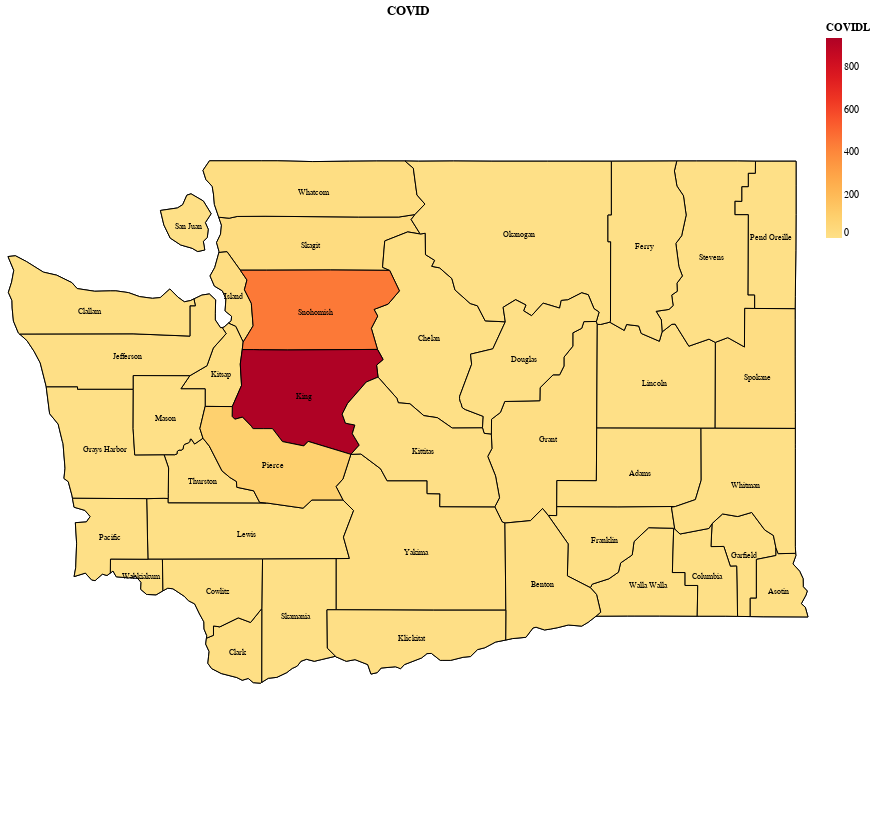

This figure's notebook cell:
### Code cell
#hide_input
def gen_map(geodata, color_column, title, tooltip):
    '''Generates DC ANC map with population choropleth and ANC labels'''
    # Add Base Layer
    base = alt.Chart(geodata, title = title).mark_geoshape(
        stroke='black',
        strokeWidth=1
    ).encode(
    ).properties(
        width=800,
        height=800,
    )
    # Add Choropleth Layer
    choro = alt.Chart(geodata).mark_geoshape(
        stroke='black'
    ).properties(
        width=800,
        height=800
     ).encode(
        alt.Color(color_column, 
                  type='quantitative', 
                  scale=alt.Scale(scheme='yelloworangered'),
                  title = "COVIDL"),
        tooltip=tooltip,
    )
    # Add Labels Layer
    labels = alt.Chart(geodata).mark_text(baseline='top'
     ).encode(
         longitude='properties.centroid_lon:Q',
         latitude='properties.centroid_lat:Q',
         text='properties.NAME:O',
         size=alt.value(8),
         opacity=alt.value(1)
     )

    return base + choro + labels

wa_map = gen_map(geodata=choro_data, color_column='properties.Confirmed', title='COVID', 
                       tooltip=[alt.Tooltip('properties.NAME:O', title='County'),
                                alt.Tooltip('properties.Confirmed:Q', title='Confirmed Cases'),
                                alt.Tooltip('properties.Deaths:Q', title='Deaths')])
wa_map

### Figure 1 — Vega-Lite specification as saved in the notebook (floating-point values rounded to 4 significant figures)
{"config": {"view": {"continuousWidth": 400, "continuousHeight": 300}}, "layer": [{"mark": {"type": "geoshape", "stroke": "black", "strokeWidth": 1}, "encoding": {}, "height": 800, "title": "COVID", "width": 800}, {"mark": {"type": "geoshape", "stroke": "black"}, "encoding": {"color": {"type": "quantitative", "field": "properties.Confirmed", "scale": {"scheme": "yelloworangered"}, "title": "COVIDL"}, "tooltip": [{"type": "ordinal", "field": "properties.NAME", "title": "County"}, {"type": "quantitative", "field": "properties.Confirmed", "title": "Confirmed Cases"}, {"type": "quantitative", "field": "properties.Deaths", "title": "Deaths"}]}, "height": 800, "width": 800}, {"mark": {"type": "text", "baseline": "top"}, "encoding": {"latitude": {"field": "properties.centroid_lat", "type": "quantitative"}, "longitude": {"field": "properties.centroid_lon", "type": "quantitative"}, "opacity": {"value": 1}, "size": {"value": 8}, "text": {"type": "ordinal", "field": "properties.NAME"}}}], "data": {"values": [{"id": "0", "type": "Feature", "properties": {"Confirmed": 16.0, "Deaths": "0", "NAME": "Spokane", "centroid_lat": 47.62, "centroid_lon": -117.4}, "geometry": {"type": "Polygon", "coordinates": [[[-117.8, 47.83], [-117.7, 47.86], [-117.5, 47.8], [-117.5, 48.05], [-117.4, 48.05], [-117.0, 48.05], [-117.0, 47.98], [-117.0, 47.74], [-117.0, 47.37], [-117.0, 47.26], [-117.8, 47.26], [-117.8, 47.83]]]}}, {"id": "1", "type": "Feature", "properties": {"Confirmed": 2.0, "Deaths": "0", "NAME": "Lewis", "centroid_lat": 46.58, "centroid_lon": -122.4}, "geometry": {"type": "Polygon", "coordinates": [[[-123.4, 46.79], [-123.2, 46.79], [-123.2, 46.79], [-123.2, 46.76], [-122.2, 46.76], [-121.8, 46.73], [-121.8, 46.78], [-121.5, 46.78], [-121.4, 46.71], [-121.5, 46.53], [-121.4, 46.39], [-121.5, 46.39], [-122.2, 46.39], [-123.2, 46.39], [-123.4, 46.39], [-123.4, 46.79]]]}}, {"id": "2", "type": "Feature", "properties": {"Confirmed": 11.0, "Deaths": "1", "NAME": "Grant", "centroid_lat": 47.21, "centroid_lon": -119.5}, "geometry": {"type": "Polygon", "coordinates": [[[-120.0, 47.22], [-120.0, 47.32], [-119.9, 47.36], [-119.9, 47.44], [-119.5, 47.44], [-119.5, 47.53], [-119.4, 47.61], [-119.3, 47.61], [-119.3, 47.67], [-119.3, 47.73], [-119.2, 47.8], [-119.2, 47.89], [-119.1, 47.92], [-119.1, 47.96], [-119.0, 47.96], [-119.0, 47.94], [-119.0, 47.26], [-119.0, 46.91], [-119.4, 46.91], [-119.4, 46.74], [-119.4, 46.68], [-119.5, 46.68], [-119.5, 46.73], [-119.6, 46.64], [-119.9, 46.63], [-119.9, 46.64], [-120.0, 46.74], [-119.9, 46.8], [-120.0, 46.94], [-120.0, 47.07], [-120.0, 47.13], [-120.0, 47.22]]]}}, {"id": "3", "type": "Feature", "properties": {"Confirmed": 0.0, "Deaths": 0, "NAME": "Pend Oreille", "centroid_lat": 48.53, "centroid_lon": -117.3}, "geometry": {"type": "Polygon", "coordinates": [[[-117.4, 49.0], [-117.3, 49.0], [-117.0, 49.0], [-117.0, 48.85], [-117.0, 48.66], [-117.0, 48.42], [-117.0, 48.12], [-117.0, 48.05], [-117.4, 48.05], [-117.4, 48.13], [-117.5, 48.13], [-117.5, 48.66], [-117.6, 48.66], [-117.6, 48.74], [-117.6, 48.74], [-117.6, 48.84], [-117.5, 48.84], [-117.5, 48.92], [-117.4, 48.92], [-117.4, 49.0]]]}}, {"id": "4", "type": "Feature", "properties": {"Confirmed": 0.0, "Deaths": 0, "NAME": "Garfield", "centroid_lat": 46.43, "centroid_lon": -117.5}, "geometry": {"type": "Polygon", "coordinates": [[[-117.9, 46.62], [-117.8, 46.69], [-117.6, 46.67], [-117.5, 46.7], [-117.3, 46.58], [-117.3, 46.54], [-117.2, 46.46], [-117.2, 46.41], [-117.4, 46.38], [-117.4, 46.12], [-117.5, 46.12], [-117.5, 46.0], [-117.6, 46.0], [-117.6, 46.34], [-117.7, 46.34], [-117.7, 46.47], [-117.9, 46.47], [-117.9, 46.62]]]}}, {"id": "5", "type": "Feature", "properties": {"Confirmed": 0.0, "Deaths": 0, "NAME": "Wahkiakum", "centroid_lat": 46.29, "centroid_lon": -123.4}, "geometry": {"type": "Polygon", "coordinates": [[[-123.4, 46.39], [-123.2, 46.39], [-123.2, 46.17], [-123.3, 46.14], [-123.4, 46.15], [-123.4, 46.15], [-123.4, 46.18], [-123.4, 46.23], [-123.5, 46.27], [-123.5, 46.26], [-123.7, 46.27], [-123.7, 46.31], [-123.7, 46.29], [-123.7, 46.39], [-123.4, 46.39]]]}}, {"id": "6", "type": "Feature", "properties": {"Confirmed": 0.0, "Deaths": 0, "NAME": "Walla Walla", "centroid_lat": 46.23, "centroid_lon": -118.5}, "geometry": {"type": "Polygon", "coordinates": [[[-118.2, 46.59], [-118.2, 46.3], [-118.1, 46.3], [-118.1, 46.21], [-118.0, 46.21], [-118.0, 46.0], [-118.4, 46.0], [-118.6, 46.0], [-118.7, 46.0], [-119.0, 46.0], [-118.9, 46.03], [-119.0, 46.15], [-119.0, 46.19], [-119.0, 46.22], [-118.9, 46.25], [-118.8, 46.3], [-118.7, 46.36], [-118.6, 46.41], [-118.6, 46.5], [-118.5, 46.6], [-118.2, 46.59]]]}}, {"id": "7", "type": "Feature", "properties": {"Confirmed": 1.0, "Deaths": "0", "NAME": "Lincoln", "centroid_lat": 47.58, "centroid_lon": -118.4}, "geometry": {"type": "Polygon", "coordinates": [[[-119.0, 47.94], [-118.9, 47.94], [-118.9, 47.96], [-118.7, 47.9], [-118.7, 47.94], [-118.6, 47.93], [-118.5, 47.88], [-118.4, 47.83], [-118.3, 47.89], [-118.2, 47.94], [-118.2, 47.95], [-118.1, 47.8], [-117.9, 47.85], [-117.8, 47.83], [-117.8, 47.26], [-118.0, 47.26], [-119.0, 47.26], [-119.0, 47.94]]]}}, {"id": "8", "type": "Feature", "properties": {"Confirmed": 28.0, "Deaths": "0", "NAME": "Skagit", "centroid_lat": 48.48, "centroid_lon": -121.8}, "geometry": {"type": "Polygon", "coordinates": [[[-122.7, 48.64], [-122.6, 48.63], [-122.5, 48.64], [-122.2, 48.65], [-121.3, 48.64], [-120.9, 48.64], [-120.8, 48.66], [-120.8, 48.62], [-120.7, 48.53], [-120.8, 48.54], [-121.0, 48.49], [-121.1, 48.32], [-121.0, 48.3], [-121.6, 48.3], [-122.2, 48.3], [-122.5, 48.3], [-122.6, 48.42], [-122.7, 48.41], [-122.7, 48.42], [-122.7, 48.48], [-122.7, 48.53], [-122.6, 48.59], [-122.7, 48.64]]]}}, {"id": "9", "type": "Feature", "properties": {"Confirmed": 9.0, "Deaths": "0", "NAME": "Thurston", "centroid_lat": 46.93, "centroid_lon": -122.8}, "geometry": {"type": "Polygon", "coordinates": [[[-123.2, 47.08], [-123.1, 47.08], [-123.1, 47.09], [-123.1, 47.11], [-123.1, 47.12], [-123.0, 47.11], [-123.0, 47.12], [-123.0, 47.15], [-123.0, 47.15], [-123.0, 47.16], [-122.9, 47.17], [-122.9, 47.19], [-122.9, 47.19], [-122.9, 47.16], [-122.8, 47.19], [-122.8, 47.14], [-122.6, 46.98], [-122.6, 46.93], [-122.5, 46.91], [-122.5, 46.87], [-122.3, 46.84], [-122.3, 46.77], [-122.2, 46.76], [-123.2, 46.76], [-123.2, 46.79], [-123.2, 46.83], [-123.2, 47.0], [-123.2, 47.08]]]}}, {"id": "10", "type": "Feature", "properties": {"Confirmed": 14.0, "Deaths": "2", "NAME": "Whatcom", "centroid_lat": 48.82, "centroid_lon": -121.7}, "geometry": {"type": "Polygon", "coordinates": [[[-120.9, 49.0], [-120.8, 48.95], [-120.7, 48.78], [-120.7, 48.72], [-120.8, 48.66], [-120.9, 48.64], [-121.3, 48.64], [-122.2, 48.65], [-122.5, 48.64], [-122.6, 48.63], [-122.7, 48.64], [-122.7, 48.72], [-122.7, 48.79], [-122.7, 48.84], [-122.8, 48.88], [-122.8, 48.94], [-122.8, 49.0], [-122.3, 49.0], [-122.1, 49.0], [-121.8, 49.0], [-121.4, 49.0], [-121.1, 49.0], [-120.9, 49.0]]]}}, {"id": "11", "type": "Feature", "properties": {"Confirmed": 19.0, "Deaths": "1", "NAME": "Island", "centroid_lat": 48.15, "centroid_lon": -122.5}, "geometry": {"type": "Polygon", "coordinates": [[[-122.7, 48.41], [-122.6, 48.42], [-122.5, 48.3], [-122.4, 48.23], [-122.4, 48.17], [-122.4, 48.08], [-122.3, 47.93], [-122.4, 47.86], [-122.4, 47.83], [-122.5, 47.93], [-122.6, 47.95], [-122.5, 47.97], [-122.5, 48.0], [-122.6, 48.03], [-122.6, 48.11], [-122.6, 48.16], [-122.7, 48.19], [-122.8, 48.26], [-122.7, 48.31], [-122.7, 48.41]]]}}, {"id": "12", "type": "Feature", "properties": {"Confirmed": 3.0, "Deaths": "0", "NAME": "Chelan", "centroid_lat": 47.87, "centroid_lon": -120.6}, "geometry": {"type": "Polygon", "coordinates": [[[-121.0, 48.3], [-121.1, 48.32], [-121.0, 48.49], [-120.8, 48.54], [-120.7, 48.53], [-120.7, 48.54], [-120.7, 48.4], [-120.6, 48.36], [-120.6, 48.32], [-120.5, 48.31], [-120.4, 48.24], [-120.4, 48.17], [-120.2, 48.08], [-120.1, 48.07], [-120.1, 47.97], [-119.9, 47.96], [-120.0, 47.78], [-120.2, 47.75], [-120.2, 47.68], [-120.3, 47.47], [-120.3, 47.46], [-120.3, 47.43], [-120.3, 47.42], [-120.3, 47.4], [-120.3, 47.39], [-120.3, 47.38], [-120.1, 47.34], [-120.1, 47.26], [-120.4, 47.26], [-120.5, 47.33], [-120.7, 47.34], [-120.8, 47.42], [-120.9, 47.43], [-120.9, 47.46], [-121.1, 47.6], [-121.1, 47.68], [-121.1, 47.71], [-121.1, 47.78], [-121.2, 47.92], [-121.1, 48.0], [-121.2, 48.04], [-121.0, 48.08], [-120.9, 48.16], [-121.0, 48.3]]]}}, {"id": "13", "type": "Feature", "properties": {"Confirmed": 1.0, "Deaths": "0", "NAME": "San Juan", "centroid_lat": 48.6, "centroid_lon": -123.0}, "geometry": {"type": "Polygon", "coordinates": [[[-123.2, 48.68], [-123.1, 48.7], [-123.0, 48.72], [-123.0, 48.78], [-122.9, 48.79], [-122.8, 48.74], [-122.7, 48.66], [-122.8, 48.6], [-122.8, 48.56], [-122.8, 48.51], [-122.8, 48.48], [-122.8, 48.43], [-122.9, 48.42], [-122.9, 48.44], [-123.0, 48.46], [-123.1, 48.51], [-123.2, 48.59], [-123.2, 48.68]]]}}, {"id": "14", "type": "Feature", "properties": {"Confirmed": 15.0, "Deaths": "0", "NAME": "Kitsap", "centroid_lat": 47.63, "centroid_lon": -122.6}, "geometry": {"type": "Polygon", "coordinates": [[[-123.0, 47.61], [-122.8, 47.67], [-122.7, 47.79], [-122.6, 47.88], [-122.6, 47.92], [-122.6, 47.93], [-122.6, 47.95], [-122.5, 47.93], [-122.4, 47.83], [-122.4, 47.78], [-122.5, 47.68], [-122.4, 47.54], [-122.5, 47.4], [-122.8, 47.4], [-122.8, 47.52], [-123.0, 47.52], [-123.0, 47.61]]]}}, {"id": "15", "type": "Feature", "properties": {"Confirmed": 9.0, "Deaths": "3", "NAME": "Clark", "centroid_lat": 45.78, "centroid_lon": -122.5}, "geometry": {"type": "Polygon", "coordinates": [[[-122.8, 45.85], [-122.7, 45.87], [-122.7, 45.93], [-122.7, 45.93], [-122.5, 45.99], [-122.4, 45.96], [-122.2, 46.05], [-122.2, 45.55], [-122.3, 45.54], [-122.3, 45.55], [-122.4, 45.58], [-122.4, 45.56], [-122.5, 45.58], [-122.6, 45.61], [-122.7, 45.64], [-122.8, 45.66], [-122.8, 45.68], [-122.8, 45.73], [-122.8, 45.76], [-122.8, 45.81], [-122.8, 45.85]]]}}, {"id": "16", "type": "Feature", "properties": {"Confirmed": 0.0, "Deaths": 0, "NAME": "Adams", "centroid_lat": 46.98, "centroid_lon": -118.6}, "geometry": {"type": "Polygon", "coordinates": [[[-119.0, 47.26], [-118.0, 47.26], [-118.0, 46.91], [-118.0, 46.79], [-118.2, 46.74], [-118.8, 46.74], [-119.4, 46.74], [-119.4, 46.91], [-119.0, 46.91], [-119.0, 47.26]]]}}, {"id": "17", "type": "Feature", "properties": {"Confirmed": 1.0, "Deaths": "0", "NAME": "Columbia", "centroid_lat": 46.29, "centroid_lon": -117.9}, "geometry": {"type": "Polygon", "coordinates": [[[-118.2, 46.59], [-118.2, 46.59], [-118.2, 46.55], [-117.9, 46.59], [-117.9, 46.62], [-117.9, 46.47], [-117.7, 46.47], [-117.7, 46.34], [-117.6, 46.34], [-117.6, 46.0], [-117.7, 46.0], [-118.0, 46.0], [-118.0, 46.0], [-118.0, 46.21], [-118.1, 46.21], [-118.1, 46.3], [-118.2, 46.3], [-118.2, 46.59]]]}}, {"id": "18", "type": "Feature", "properties": {"Confirmed": 447.0, "Deaths": "10", "NAME": "Snohomish", "centroid_lat": 48.05, "centroid_lon": -121.7}, "geometry": {"type": "Polygon", "coordinates": [[[-122.5, 48.3], [-122.2, 48.3], [-121.6, 48.3], [-121.0, 48.3], [-120.9, 48.16], [-121.0, 48.08], [-121.2, 48.04], [-121.1, 48.0], [-121.2, 47.92], [-121.1, 47.78], [-122.0, 47.78], [-122.2, 47.78], [-122.3, 47.78], [-122.3, 47.78], [-122.4, 47.78], [-122.4, 47.83], [-122.4, 47.86], [-122.3, 47.93], [-122.4, 48.08], [-122.4, 48.17], [-122.4, 48.23], [-122.5, 48.3]]]}}, {"id": "19", "type": "Feature", "properties": {"Confirmed": 0.0, "Deaths": 0, "NAME": "Okanogan", "centroid_lat": 48.55, "centroid_lon": -119.7}, "geometry": {"type": "Polygon", "coordinates": [[[-120.9, 49.0], [-120.7, 49.0], [-120.4, 49.0], [-120.0, 49.0], [-119.5, 49.0], [-119.1, 49.0], [-118.8, 49.0], [-118.8, 48.65], [-118.9, 48.65], [-118.9, 48.48], [-118.8, 48.48], [-118.8, 47.96], [-118.9, 47.96], [-118.9, 47.94], [-119.0, 47.94], [-119.0, 47.96], [-119.0, 48.02], [-119.0, 48.05], [-119.1, 48.14], [-119.1, 48.15], [-119.3, 48.1], [-119.3, 48.1], [-119.3, 48.05], [-119.5, 48.08], [-119.6, 48.0], [-119.7, 48.03], [-119.7, 48.07], [-119.8, 48.1], [-119.9, 48.06], [-119.9, 47.96], [-120.1, 47.97], [-120.1, 48.07], [-120.2, 48.08], [-120.4, 48.17], [-120.4, 48.24], [-120.5, 48.31], [-120.6, 48.32], [-120.6, 48.36], [-120.7, 48.4], [-120.7, 48.54], [-120.7, 48.53], [-120.8, 48.62], [-120.8, 48.66], [-120.7, 48.72], [-120.7, 48.78], [-120.8, 48.95], [-120.9, 49.0]]]}}, {"id": "20", "type": "Feature", "properties": {"Confirmed": 1.0, "Deaths": "0", "NAME": "Stevens", "centroid_lat": 48.4, "centroid_lon": -117.9}, "geometry": {"type": "Polygon", "coordinates": [[[-118.2, 49.0], [-118.0, 49.0], [-117.6, 49.0], [-117.4, 49.0], [-117.4, 48.92], [-117.5, 48.92], [-117.5, 48.84], [-117.6, 48.84], [-117.6, 48.74], [-117.6, 48.74], [-117.6, 48.66], [-117.5, 48.66], [-117.5, 48.13], [-117.4, 48.13], [-117.4, 48.05], [-117.5, 48.05], [-117.5, 47.8], [-117.7, 47.86], [-117.8, 47.83], [-117.9, 47.85], [-118.1, 47.8], [-118.2, 47.95], [-118.2, 47.94], [-118.3, 47.89], [-118.3, 47.97], [-118.4, 48.03], [-118.3, 48.04], [-118.2, 48.07], [-118.2, 48.13], [-118.2, 48.16], [-118.2, 48.21], [-118.1, 48.26], [-118.2, 48.32], [-118.2, 48.47], [-118.2, 48.52], [-118.1, 48.65], [-118.1, 48.78], [-118.2, 48.84], [-118.2, 48.94], [-118.2, 49.0]]]}}, {"id": "21", "type": "Feature", "properties": {"Confirmed": 1.0, "Deaths": "0", "NAME": "Grays Harbor", "centroid_lat": 47.14, "centroid_lon": -123.8}, "geometry": {"type": "Polygon", "coordinates": [[[-124.4, 47.53], [-124.0, 47.53], [-124.0, 47.52], [-123.5, 47.52], [-123.5, 47.26], [-123.5, 47.08], [-123.2, 47.08], [-123.2, 47.0], [-123.2, 46.83], [-123.2, 46.79], [-123.2, 46.79], [-123.4, 46.79], [-124.1, 46.79], [-124.1, 46.81], [-124.1, 46.9], [-124.2, 46.93], [-124.2, 46.99], [-124.2, 47.16], [-124.2, 47.17], [-124.2, 47.29], [-124.3, 47.36], [-124.4, 47.53]]]}}, {"id": "22", "type": "Feature", "properties": {"Confirmed": 4.0, "Deaths": "0", "NAME": "Jefferson", "centroid_lat": 47.75, "centroid_lon": -123.6}, "geometry": {"type": "Polygon", "coordinates": [[[-124.6, 47.88], [-123.5, 47.88], [-122.9, 47.87], [-122.9, 48.07], [-122.9, 48.07], [-122.9, 48.11], [-122.8, 48.13], [-122.8, 48.14], [-122.7, 48.1], [-122.7, 48.02], [-122.7, 47.97], [-122.7, 47.92], [-122.6, 47.92], [-122.6, 47.88], [-122.7, 47.79], [-122.8, 47.67], [-123.0, 47.61], [-123.5, 47.61], [-123.5, 47.52], [-124.0, 47.52], [-124.0, 47.53], [-124.4, 47.53], [-124.4, 47.55], [-124.4, 47.69], [-124.5, 47.77], [-124.5, 47.84], [-124.6, 47.88]]]}}, {"id": "23", "type": "Feature", "properties": {"Confirmed": 0.0, "Deaths": 0, "NAME": "Asotin", "centroid_lat": 46.19, "centroid_lon": -117.2}, "geometry": {"type": "Polygon", "coordinates": [[[-117.2, 46.46], [-117.2, 46.42], [-117.0, 46.43], [-117.0, 46.41], [-117.1, 46.35], [-117.0, 46.3], [-117.0, 46.25], [-117.0, 46.2], [-116.9, 46.17], [-116.9, 46.14], [-117.0, 46.08], [-116.9, 46.06], [-116.9, 46.0], [-117.4, 46.0], [-117.5, 46.0], [-117.5, 46.12], [-117.4, 46.12], [-117.4, 46.38], [-117.2, 46.41], [-117.2, 46.46]]]}}, {"id": "24", "type": "Feature", "properties": {"Confirmed": 2.0, "Deaths": "0", "NAME": "Franklin", "centroid_lat": 46.53, "centroid_lon": -118.9}, "geometry": {"type": "Polygon", "coordinates": [[[-119.4, 46.74], [-118.8, 46.74], [-118.2, 46.74], [-118.2, 46.73], [-118.2, 46.59], [-118.2, 46.59], [-118.5, 46.6], [-118.6, 46.5], [-118.6, 46.41], [-118.7, 46.36], [-118.8, 46.3], [-118.9, 46.25], [-119.0, 46.22], [-119.0, 46.19], [-119.3, 46.27], [-119.3, 46.49], [-119.5, 46.68], [-119.4, 46.68], [-119.4, 46.74]]]}}, {"id": "25", "type": "Feature", "properties": {"Confirmed": 0.0, "Deaths": 0, "NAME": "Whitman", "centroid_lat": 46.9, "centroid_lon": -117.5}, "geometry": {"type": "Polygon", "coordinates": [[[-118.2, 46.74], [-118.0, 46.79], [-118.0, 46.91], [-118.0, 47.26], [-117.8, 47.26], [-117.0, 47.26], [-117.0, 47.15], [-117.0, 47.13], [-117.0, 46.54], [-117.0, 46.47], [-117.0, 46.43], [-117.2, 46.42], [-117.2, 46.46], [-117.3, 46.54], [-117.3, 46.58], [-117.5, 46.7], [-117.6, 46.67], [-117.8, 46.69], [-117.9, 46.62], [-117.9, 46.59], [-118.2, 46.55], [-118.2, 46.59], [-118.2, 46.73], [-118.2, 46.74]]]}}, {"id": "26", "type": "Feature", "properties": {"Confirmed": 1.0, "Deaths": "0", "NAME": "Mason", "centroid_lat": 47.35, "centroid_lon": -123.2}, "geometry": {"type": "Polygon", "coordinates": [[[-123.5, 47.52], [-123.5, 47.61], [-123.0, 47.61], [-123.0, 47.52], [-122.8, 47.52], [-122.8, 47.4], [-122.9, 47.26], [-122.8, 47.19], [-122.9, 47.16], [-122.9, 47.19], [-122.9, 47.19], [-122.9, 47.17], [-123.0, 47.16], [-123.0, 47.15], [-123.0, 47.15], [-123.0, 47.12], [-123.0, 47.11], [-123.1, 47.12], [-123.1, 47.11], [-123.1, 47.09], [-123.1, 47.08], [-123.2, 47.08], [-123.5, 47.08], [-123.5, 47.26], [-123.5, 47.52]]]}}, {"id": "27", "type": "Feature", "properties": {"Confirmed": 0.0, "Deaths": 0, "NAME": "Douglas", "centroid_lat": 47.74, "centroid_lon": -119.7}, "geometry": {"type": "Polygon", "coordinates": [[[-119.9, 47.96], [-119.9, 48.06], [-119.8, 48.1], [-119.7, 48.07], [-119.7, 48.03], [-119.6, 48.0], [-119.5, 48.08], [-119.3, 48.05], [-119.3, 48.1], [-119.3, 48.1], [-119.1, 48.15], [-119.1, 48.14], [-119.0, 48.05], [-119.0, 48.02], [-119.0, 47.96], [-119.1, 47.96], [-119.1, 47.92], [-119.2, 47.89], [-119.2, 47.8], [-119.3, 47.73], [-119.3, 47.67], [-119.3, 47.61], [-119.4, 47.61], [-119.5, 47.53], [-119.5, 47.44], [-119.9, 47.44], [-119.9, 47.36], [-120.0, 47.32], [-120.0, 47.22], [-120.1, 47.23], [-120.1, 47.26], [-120.1, 47.34], [-120.3, 47.38], [-120.3, 47.39], [-120.3, 47.4], [-120.3, 47.42], [-120.3, 47.43], [-120.3, 47.46], [-120.3, 47.47], [-120.2, 47.68], [-120.2, 47.75], [-120.0, 47.78], [-119.9, 47.96]]]}}, {"id": "28", "type": "Feature", "properties": {"Confirmed": 2.0, "Deaths": "0", "NAME": "Clallam", "centroid_lat": 48.05, "centroid_lon": -123.9}, "geometry": {"type": "Polygon", "coordinates": [[[-122.9, 48.11], [-122.9, 48.07], [-122.9, 48.07], [-122.9, 47.87], [-123.5, 47.88], [-124.6, 47.88], [-124.6, 47.89], [-124.7, 47.97], [-124.7, 48.05], [-124.7, 48.1], [-124.7, 48.15], [-124.7, 48.22], [-124.7, 48.3], [-124.7, 48.39], [-124.7, 48.39], [-124.5, 48.35], [-124.4, 48.28], [-124.3, 48.26], [-124.1, 48.22], [-124.1, 48.18], [-123.9, 48.16], [-123.7, 48.16], [-123.7, 48.16], [-123.6, 48.15], [-123.4, 48.12], [-123.3, 48.11], [-123.2, 48.12], [-123.1, 48.17], [-123.1, 48.12], [-123.0, 48.09], [-122.9, 48.1], [-122.9, 48.11]]]}}, {"id": "29", "type": "Feature", "properties": {"Confirmed": 2.0, "Deaths": "0", "NAME": "Cowlitz", "centroid_lat": 46.19, "centroid_lon": -122.7}, "geometry": {"type": "Polygon", "coordinates": [[[-123.2, 46.39], [-122.2, 46.39], [-122.2, 46.05], [-122.4, 45.96], [-122.5, 45.99], [-122.7, 45.93], [-122.7, 45.93], [-122.7, 45.87], [-122.8, 45.85], [-122.8, 45.87], [-122.8, 45.91], [-122.8, 45.96], [-122.9, 46.02], [-122.9, 46.08], [-123.0, 46.1], [-123.0, 46.13], [-123.1, 46.19], [-123.2, 46.19], [-123.2, 46.17], [-123.2, 46.39]]]}}, {"id": "30", "type": "Feature", "properties": {"Confirmed": 13.0, "Deaths": "0", "NAME": "Yakima", "centroid_lat": 46.46, "centroid_lon": -120.7}, "geometry": {"type": "Polygon", "coordinates": [[[-121.5, 46.39], [-121.4, 46.39], [-121.5, 46.53], [-121.4, 46.71], [-121.5, 46.78], [-121.5, 46.87], [-121.5, 46.92], [-121.4, 47.09], [-121.3, 47.09], [-121.1, 46.99], [-121.0, 46.91], [-120.6, 46.91], [-120.6, 46.83], [-120.5, 46.82], [-120.5, 46.74], [-120.0, 46.74], [-119.9, 46.64], [-119.9, 46.63], [-119.9, 46.04], [-120.6, 46.04], [-121.5, 46.04], [-121.5, 46.39]]]}}, {"id": "31", "type": "Feature", "properties": {"Confirmed": 0.0, "Deaths": 0, "NAME": "Pacific", "centroid_lat": 46.55, "centroid_lon": -123.7}, "geometry": {"type": "Polygon", "coordinates": [[[-124.1, 46.79], [-123.4, 46.79], [-123.4, 46.39], [-123.7, 46.39], [-123.7, 46.29], [-123.8, 46.28], [-123.8, 46.28], [-123.9, 46.24], [-123.9, 46.25], [-124.0, 46.28], [-124.0, 46.29], [-124.1, 46.27], [-124.1, 46.33], [-124.1, 46.49], [-124.1, 46.63], [-124.0, 46.64], [-123.9, 46.67], [-124.0, 46.71], [-124.1, 46.73], [-124.1, 46.79]]]}}, {"id": "32", "type": "Feature", "properties": {"Confirmed": 934.0, "Deaths": "74", "NAME": "King", "centroid_lat": 47.49, "centroid_lon": -121.8}, "geometry": {"type": "Polygon", "coordinates": [[[-122.5, 47.4], [-122.4, 47.54], [-122.5, 47.68], [-122.4, 47.78], [-122.3, 47.78], [-122.3, 47.78], [-122.2, 47.78], [-122.0, 47.78], [-121.1, 47.78], [-121.1, 47.71], [-121.1, 47.68], [-121.1, 47.6], [-121.2, 47.57], [-121.4, 47.42], [-121.5, 47.35], [-121.4, 47.29], [-121.3, 47.28], [-121.4, 47.22], [-121.3, 47.15], [-121.4, 47.09], [-121.8, 47.17], [-121.8, 47.14], [-122.0, 47.17], [-122.1, 47.26], [-122.2, 47.26], [-122.3, 47.26], [-122.3, 47.26], [-122.4, 47.27], [-122.4, 47.33], [-122.5, 47.32], [-122.5, 47.34], [-122.5, 47.4]]]}}, {"id": "33", "type": "Feature", "properties": {"Confirmed": 0.0, "Deaths": 0, "NAME": "Skamania", "centroid_lat": 46.02, "centroid_lon": -121.9}, "geometry": {"type": "Polygon", "coordinates": [[[-122.2, 46.05], [-122.2, 46.39], [-121.5, 46.39], [-121.5, 46.04], [-121.6, 46.04], [-121.6, 45.78], [-121.5, 45.72], [-121.5, 45.73], [-121.7, 45.7], [-121.7, 45.69], [-121.8, 45.71], [-121.9, 45.69], [-121.9, 45.66], [-121.9, 45.65], [-122.0, 45.65], [-122.0, 45.62], [-122.1, 45.58], [-122.2, 45.58], [-122.2, 45.55], [-122.2, 46.05]]]}}, {"id": "34", "type": "Feature", "properties": {"Confirmed": 95.0, "Deaths": "1", "NAME": "Pierce", "centroid_lat": 47.04, "centroid_lon": -122.1}, "geometry": {"type": "Polygon", "coordinates": [[[-122.8, 47.4], [-122.5, 47.4], [-122.5, 47.34], [-122.5, 47.32], [-122.4, 47.33], [-122.4, 47.27], [-122.3, 47.26], [-122.3, 47.26], [-122.2, 47.26], [-122.1, 47.26], [-122.0, 47.17], [-121.8, 47.14], [-121.8, 47.17], [-121.4, 47.09], [-121.5, 46.92], [-121.5, 46.87], [-121.5, 46.78], [-121.8, 46.78], [-121.8, 46.73], [-122.2, 46.76], [-122.3, 46.77], [-122.3, 46.84], [-122.5, 46.87], [-122.5, 46.91], [-122.6, 46.93], [-122.6, 46.98], [-122.8, 47.14], [-122.8, 47.19], [-122.9, 47.26], [-122.8, 47.4]]]}}, {"id": "35", "type": "Feature", "properties": {"Confirmed": 0.0, "Deaths": 0, "NAME": "Ferry", "centroid_lat": 48.47, "centroid_lon": -118.5}, "geometry": {"type": "Polygon", "coordinates": [[[-118.8, 49.0], [-118.2, 49.0], [-118.2, 48.94], [-118.2, 48.84], [-118.1, 48.78], [-118.1, 48.65], [-118.2, 48.52], [-118.2, 48.47], [-118.2, 48.32], [-118.1, 48.26], [-118.2, 48.21], [-118.2, 48.16], [-118.2, 48.13], [-118.2, 48.07], [-118.3, 48.04], [-118.4, 48.03], [-118.3, 47.97], [-118.3, 47.89], [-118.4, 47.83], [-118.5, 47.88], [-118.6, 47.93], [-118.7, 47.94], [-118.7, 47.9], [-118.9, 47.96], [-118.8, 47.96], [-118.8, 48.48], [-118.9, 48.48], [-118.9, 48.65], [-118.8, 48.65], [-118.8, 49.0]]]}}, {"id": "36", "type": "Feature", "properties": {"Confirmed": 7.0, "Deaths": "2", "NAME": "Benton", "centroid_lat": 46.24, "centroid_lon": -119.5}, "geometry": {"type": "Polygon", "coordinates": [[[-119.9, 46.63], [-119.6, 46.64], [-119.5, 46.73], [-119.5, 46.68], [-119.3, 46.49], [-119.3, 46.27], [-119.0, 46.19], [-119.0, 46.15], [-118.9, 46.03], [-119.0, 46.0], [-119.1, 45.96], [-119.1, 45.93], [-119.3, 45.94], [-119.4, 45.92], [-119.4, 45.91], [-119.5, 45.91], [-119.6, 45.93], [-119.6, 45.92], [-119.7, 45.86], [-119.8, 45.85], [-119.9, 45.84], [-119.9, 46.04], [-119.9, 46.63]]]}}, {"id": "37", "type": "Feature", "properties": {"Confirmed": 4.0, "Deaths": "0", "NAME": "Kittitas", "centroid_lat": 47.13, "centroid_lon": -120.7}, "geometry": {"type": "Polygon", "coordinates": [[[-121.1, 47.6], [-120.9, 47.46], [-120.9, 47.43], [-120.8, 47.42], [-120.7, 47.34], [-120.5, 47.33], [-120.4, 47.26], [-120.1, 47.26], [-120.1, 47.23], [-120.0, 47.22], [-120.0, 47.13], [-120.0, 47.07], [-120.0, 46.94], [-119.9, 46.8], [-120.0, 46.74], [-120.5, 46.74], [-120.5, 46.82], [-120.6, 46.83], [-120.6, 46.91], [-121.0, 46.91], [-121.1, 46.99], [-121.3, 47.09], [-121.4, 47.09], [-121.3, 47.15], [-121.4, 47.22], [-121.3, 47.28], [-121.4, 47.29], [-121.5, 47.35], [-121.4, 47.42], [-121.2, 47.57], [-121.1, 47.6]]]}}, {"id": "38", "type": "Feature", "properties": {"Confirmed": 4.0, "Deaths": "0", "NAME": "Klickitat", "centroid_lat": 45.87, "centroid_lon": -120.8}, "geometry": {"type": "Polygon", "coordinates": [[[-121.5, 46.04], [-120.6, 46.04], [-119.9, 46.04], [-119.9, 45.84], [-120.0, 45.82], [-120.0, 45.81], [-120.1, 45.79], [-120.1, 45.77], [-120.2, 45.73], [-120.3, 45.72], [-120.4, 45.7], [-120.5, 45.7], [-120.5, 45.7], [-120.6, 45.75], [-120.6, 45.75], [-120.7, 45.74], [-120.7, 45.72], [-120.9, 45.67], [-120.9, 45.64], [-120.9, 45.65], [-120.9, 45.66], [-121.1, 45.65], [-121.1, 45.62], [-121.2, 45.61], [-121.2, 45.67], [-121.3, 45.7], [-121.4, 45.69], [-121.4, 45.7], [-121.5, 45.72], [-121.6, 45.78], [-121.6, 46.04], [-121.5, 46.04]]]}}]}, "$schema": "https://vega.github.io/schema/vega-lite/v4.0.2.json"}
